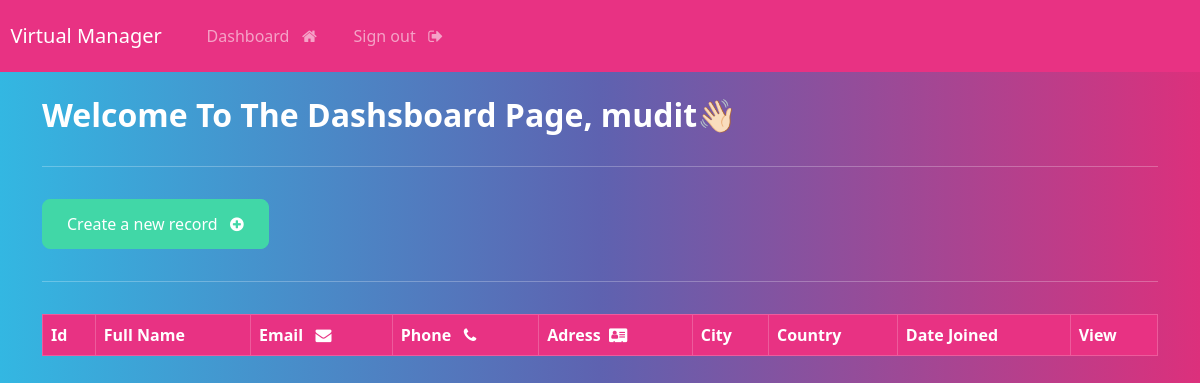
Page /dashboard (signed in) on the earlier database version.
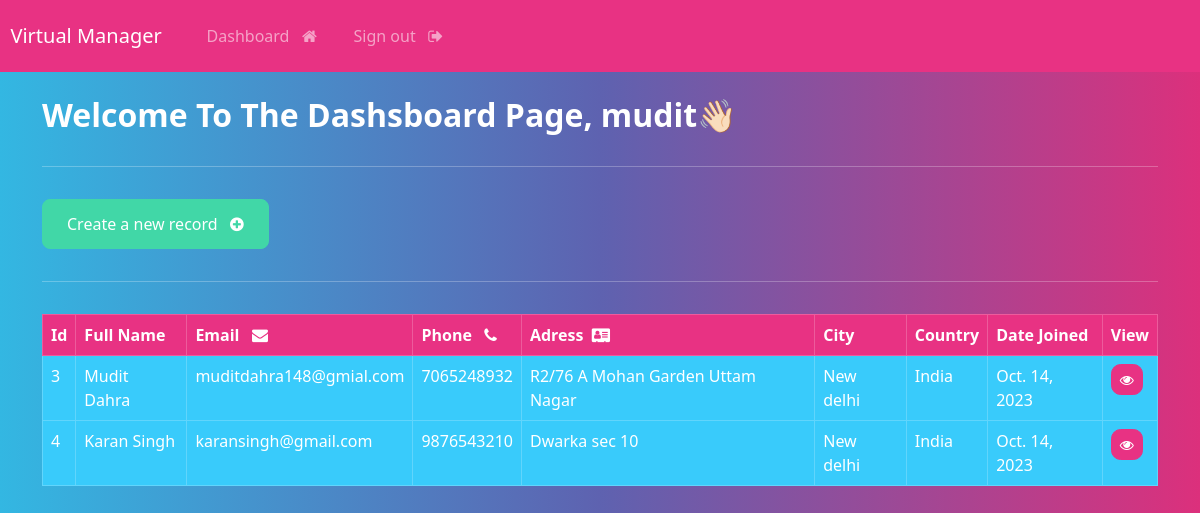
Same page on the later database version.
### webapp/models.py (models this page shows, shortened)
class Record(models.Model):
    creation_date = models.DateField(auto_now_add=True)
    first_name = models.CharField(max_length=100)
    last_name = models.CharField(max_length=100)
    email = models.CharField(max_length=100)
    phone = models.CharField(max_length=10)
    adress = models.CharField(max_length=100)
    city = models.CharField(max_length=20)
    provience = models.CharField(max_length=100)

### webapp/views.py (the view)
# urls.py: path('dashboard',views.dashboard,name='dashboard'),
@login_required(login_url='login')
def dashboard(request):
    my_records = Record.objects.all()
    context = {'records': my_records}
    return render(request, 'webapp/dashboard.html', context=context)

### webapp/Templates/webapp/dashboard.html
{% extends 'webapp/base.html' %}
{% block content %}
<h2> Welcome To The Dashsboard Page, {{user}}👋🏻 </h2>
<hr>
<a class="btn btn-success" href="{% url 'create-record' %}">
    Create a new record &nbsp; <i class="fa fa-plus-circle" aria-hidden="true"></i>
</a><hr>
<table class="table table-info table-hover table-bordered">
    <thead class="table-primary ">
        <tr>
            <th scope="col"> Id </th>
            <th scope="col"> Full Name </th>
            <th scope="col"> Email &nbsp; <i class="fa fa-envelope" aria-hidden="true"></i> </th>
            <th scope="col"> Phone &nbsp; <i class="fa fa-phone" aria-hidden="true"></i> </th>
            <th scope="col"> Adress &nbsp;<i class="fa fa-address-card" aria-hidden="true"></i>
            </th>
            <th scope="col"> City</th>
            <th scope="col"> Country </th>
            <th scope="col"> Date Joined </th>
            <th scope="col"> View
            </th>
        </tr>
    </thead>
    <tbody>
        {% if records %}
        {% for record in records %}
        <tr>
            <td> {{record.id}} </td>
            <td> {{record.first_name}} {{record.last_name}} </td>
            <td>{{record.email}}</td>
            <td>{{record.phone}}</td>
            <td>{{record.adress}}</td>
            <td>{{record.city}}</td>
            <td>{{record.provience}}</td>
            <td>{{record.creation_date }}</td>
            <td><a href="{% url 'record' record.id %}"  class="btn btn-primary btn-sm" ><i class="fa fa-eye" aria-hidden="true"></i>
            </a> </td>
        </tr>
        {% endfor %}
        {% endif %}
    </tbody>
</table>
{% endblock %}

### webapp/Templates/webapp/base.html (shortened to what this page needs)
{% load static %}
<!DOCTYPE html>
<html lang="en">
<head>
    <link rel="stylesheet" type="text/css" href="https://bootswatch.com/5/quartz/bootstrap.min.css">
    <link rel="stylesheet" href="{% static 'css/style.css' %}">
    <link rel="stylesheet" href="https://cdnjs.cloudflare.com/ajax/libs/font-awesome/4.7.0/css/font-awesome.min.css">
</head>
<body>
    {% include "webapp/navbar.html" %}
    <div class="container">
        <br>
        {% block content %}
        {% endblock %}
    </div>
</body>
</html>

### webapp/Templates/webapp/navbar.html (shortened to what this page needs)
<nav class="navbar navbar-expand-lg navbar-dark bg-primary justify-content-center">
  <a class="navbar-brand main-heading" href="{% url '' %}">
    &nbsp; Virtual Manager
  </a>
    <div class="collapse navbar-collapse text-center" id="navbarNavDropdown">
      <ul class="navbar-nav mr-auto">
        {% if user.is_authenticated %}
          <li class="nav-item">
            <a class="nav-link" href="{% url 'dashboard' %}">Dashboard &nbsp; <i class="fa fa-home" aria-hidden="true"></i> </a>
          </li>
          <li class="nav-item">
            <a class="nav-link" href="{% url 'user-logout' %}">Sign out &nbsp; <i class="fa fa-sign-out" aria-hidden="true"></i> </a>
          </li>
      </ul>
      {% endif %}
    </div>
</nav>

Differences in the rows shown:
added Record: id "3", first_name "Mudit", last_name "Dahra", email "muditdahra148@gmial.com", phone "7065248932", adress "R2/76 A Mohan Garden Uttam Nagar", city "New delhi", provience "India", creation_date "Oct. 14, 2023"
added Record: id "4", first_name "Karan", last_name "Singh", email "karansingh@gmail.com", phone "9876543210", adress "Dwarka sec 10", city "New delhi", provience "India", creation_date "Oct. 14, 2023"
